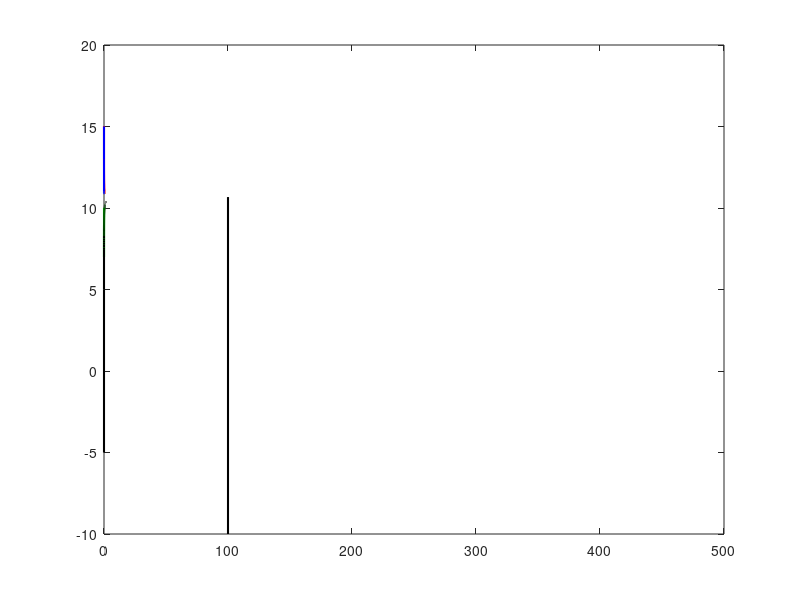

Reproduce this figure in MATLAB. (Note: this script raises an error after producing the figure.)
clear; clc; close all;

T = 500;
dt = 0.001;
steps = T / dt;

mu = [1, 3, 2, 5];
alpha = [5, 8, 7, 3];
beta = [3, 2, 5, 2];

x_p = [15; 13; 17; -10];
x_c = [1; 2; -1; 1];

Q = [ 1 -1  0  0;
      1  0 -1  0;
      0  1  0 -1;
      0  0  1 -1];
Q3 = [ 1 -1  0 0;
       1  0 -1 0;
       0  1 -1 0;
       0 0 0 0];
x_p_traj = zeros(4, steps);
x_c_traj = zeros(4, steps);
u_p_traj = zeros(4, steps);
sat_limit = 10;

failure_time = 100;
failure_step = failure_time / dt;

disturb_start = 20;
disturb_end = 30;
disturb_magnitude = 5;

for t = 1:steps
    current_time = t * dt;

    d_p = zeros(4, 1);
    %if current_time > disturb_start && current_time < disturb_end
     %   d_p(2) = disturb_magnitude;
    %end

    if t == failure_step
        Q=Q3;
        
    end

    y_p = x_p;
    u_c = Q * y_p;
    dx_c = -alpha' .* x_c - beta' .* (x_c.^3) + u_c;

    if t > failure_step
        dx_c(4) = 0;
    end

    x_c = x_c + dt * dx_c;

    y_c = x_c - u_c;
    u_p = Q' * y_c;

    if t > failure_step
        u_p(4) = 0;
    end

    u_p = max(min(u_p, sat_limit), -sat_limit);
    dx_p = mu' .* u_p.^3;

    if t > failure_step
        x_p(4) = -10;
        dx_p(4) = 0;
    end

    x_p = x_p + dt * dx_p;

    x_p_traj(:, t) = x_p;
    x_c_traj(:, t) = x_c;
    u_p_traj(:, t) = u_p;
end

time = linspace(dt, T, steps);

figure;
set(gcf, 'Color', 'w');
plot(time, x_p_traj(1,:), 'r-', 'LineWidth', 1.5); hold on;
plot(time, x_p_traj(2,:), 'g-', 'LineWidth', 1.5);
plot(time, x_p_traj(3,:), 'b-', 'LineWidth', 1.5);
plot(time, x_p_traj(4,:), 'k-', 'LineWidth', 1.5);
%semilogx(time, x_p_traj(1,:), 'r-', 'LineWidth', 1.5); hold on;
%semilogx(time, x_p_traj(2,:), 'g-', 'LineWidth', 1.5);
%semilogx(time, x_p_traj(3,:), 'b-', 'LineWidth', 1.5);
%semilogx(time, x_p_traj(4,:), 'k-', 'LineWidth', 1.5);
xline(failure_time, 'm--', 'Node 4 Failed', ...
    'LineWidth', 1.5, 'LabelVerticalAlignment', 'bottom', ...
    'LabelHorizontalAlignment', 'left');
xlabel('Time (s)');
ylabel('Plant Outputs');
legend('x_{p1}','x_{p2}', 'x_{p3}', 'x_{p4}', 'Location', 'best');
title('Plant Outputs Over Time (Linear Time Axis)');
grid on;

figure;
set(gcf, 'Color', 'w');
plot(time, u_p_traj(1,:), 'r-', 'LineWidth', 1.5); hold on;
plot(time, u_p_traj(2,:), 'g-', 'LineWidth', 1.5);
plot(time, u_p_traj(3,:), 'b-', 'LineWidth', 1.5);
plot(time, u_p_traj(4,:), 'k-', 'LineWidth', 1.5);
xline(failure_time, 'm--', 'Node 4 Failed', ...
    'LineWidth', 1.5, 'LabelVerticalAlignment', 'bottom', ...
    'LabelHorizontalAlignment', 'left');
yline(10, 'k--', 'u_{sat} = 10', 'LineWidth', 1.2);
yline(-10, 'k--', '-u_{sat} = -10', 'LineWidth', 1.2);
xlabel('Time (s)');
ylabel('Control Inputs u_p');
legend('u_{p1}', 'u_{p2}', 'u_{p3}', 'u_{p4}', 'Location', 'best');
title('Control Inputs Over Time (Linear Time Axis)');
grid on;
